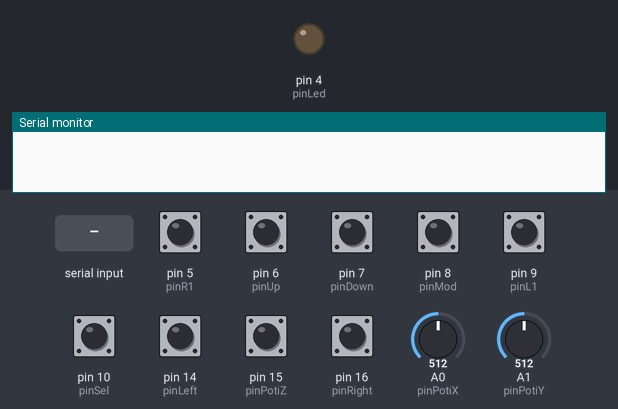
Bench run of a sketch on a simulated Arduino Leonardo, built with avr-gcc and run on an emulated ATmega32U4. Parts: output pins drawn as LEDs (lit = HIGH), the last lines printed to the serial monitor. Dashed ring = blinking. The test bench sets the inputs (shaded band); at power-on: pin 5 (pinR1), pin 6 (pinUp), pin 7 (pinDown), pin 8 (pinMod), pin 9 (pinL1), pin 10 (pinSel), pin 14 (pinLeft), pin 15 (pinPotiZ), pin 16 (pinRight) HIGH, A0 (pinPotiX) = 512, A1 (pinPotiY) = 512. USB keyboard and mouse output is not drawn.

Above: at 2.7 s.
2.8 s: "com_mode=serial\n" received over Serial
At 3.9 s:
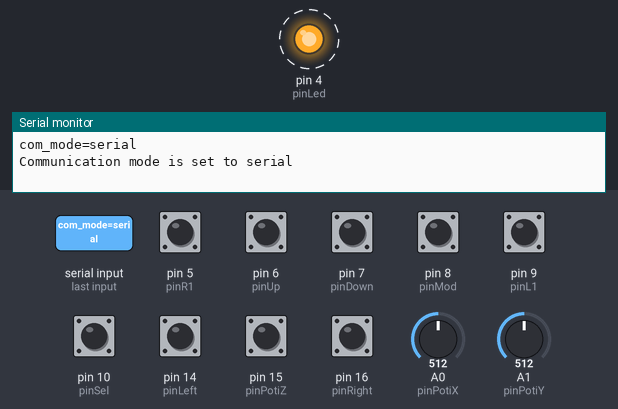
5.3 s: "com_mode=controller\n" received over Serial
At 6.4 s:
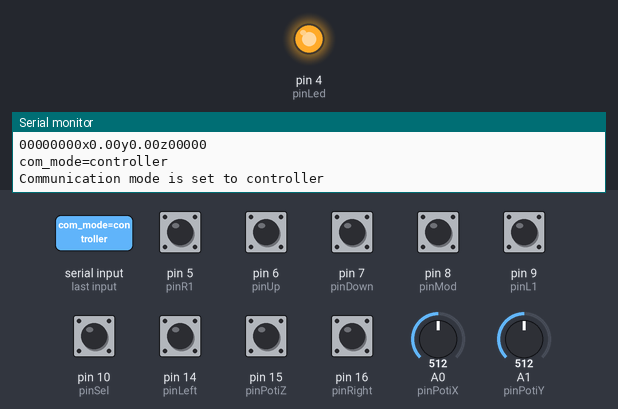
Timing chart, 0 to 8.3 s (numbered marks = the images above; inputs shaded):
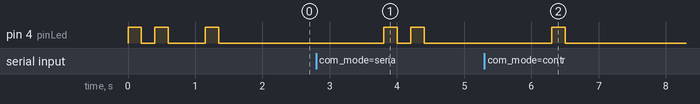

The sketch:

Arduino_Controller.ino
```cpp
#include <Joystick.h>

// PINS
const int pinUp = 6;
const int pinDown = 7;
const int pinLeft = 14;
const int pinRight = 16;

const int pinL1 = 9;
const int pinR1 = 5;

const int pinSel = 10;
const int pinMod = 8;

const int pinPotiX = A0;
const int pinPotiY = A1;
const int pinPotiZ = 15;

const int pinLed = 4;


// OUTPUT STATES
int up = 0;				// values for buttons on the right side
int down = 0;
int left = 0;
int right = 0;

int l1 = 0;				// shoulder buttons
int r1 = 0;

int sel = 0;			// select and mode
int mod = 0;

float potiX = 0;		// analog values for joystick
float potiY = 0;
int potiZ = 0;

int potiUp = 0;			// digital values for joystick
int potiDown = 0;
int potiLeft = 0;
int potiRight = 0;


// PREVIOUS OUTPUT STATES
int prevUp = 0;
int prevDown = 0;
int prevLeft = 0;
int prevRight = 0;

int prevL1 = 0;
int prevR1 = 0;

int prevSel = 0;
int prevMod = 0;

float prevPotiX = 0;
float prevPotiY = 0;
int prevPotiZ = 0;

int prevPotiDigUp = 0;
int prevPotiDigDown = 0;
int prevPotiDigLeft = 0;
int prevPotiDigRight = 0;

float potiThreshold = 127/6;    // threshold for change on potis
float dpadThreshold = 127/2;	// threshold for dpad mode on joystick


// OPERATING MODES
enum {controller, serial};
int com_mode = controller;
/* sets the sending mode. in controller mode, the arduino will act as an actual controller,
   in serial mode the arduino will send the values over the serial port.
   change with sending on serial port: "com_mode=controller" or "com_mode=serial"
*/
enum {analog, digital};
int joystick_mode = analog;
/* this sets how the joystick will be treated. analog means the values will be sent as actual analog values,
   digital means, that the joystick will be used as a dpad / hat.
   NOTE: this only applies to controller mode. in serial mode, both is being send (analog between the letters, digital at the end of line)
   change with sending on serial port: "joystick_mode=analog" or "joystick_mode=digital"
*/
enum {continuous, onEvent};
int sending_mode = continuous;
/* this set on how the data should be send. continouos results in a continuous stream of data, onEvent only sends when something has changed.
   NOTE: this only applies to the serial port. In controller mode, the data will be send continuously in either case.
   change with sending on serial port "sending_mode=continuous" or "sending_mode=onEvent"
*/
bool autoSendState = true;

// Functions
void blinkLed(int n){
	/* lets the led blinks the desired amount of time (yes, with the all-forbidden delay())
		1x: controller mode, 2x: serial + continuous; 3x: serial + on event
	*/
	byte d = 200;
	for(int i = 0; i < n; i++){
		digitalWrite(pinLed, HIGH);
		delay(d);
		digitalWrite(pinLed, LOW);
		delay(d);
	}
}

void setup() {
  //communication
  Serial.begin(9600);
  Joystick.begin(autoSendState);
  // pinmodes
  pinMode(pinLed, OUTPUT);
  pinMode(pinL1, INPUT_PULLUP);
  pinMode(pinR1, INPUT_PULLUP);

  blinkLed(2);
  delay(350);
  blinkLed(1);
}

void loop() {
	// watch the serial port
  	if(Serial.available() > 0){
		String in = Serial.readString();
		in.trim();
		in.replace(" ", "");

		//com_mode
		if(in == "com_mode=controller"){
			com_mode = controller;
			Serial.println("com_mode=controller");
			Serial.println("Communication mode is set to controller");
			blinkLed(1);
		}
		else if(in == "com_mode=serial"){
			com_mode = serial;
			Serial.println("com_mode=serial");
			Serial.print("Communication mode is set to serial ");
			if(sending_mode==continuous) 	{blinkLed(2); Serial.println("with continuous data stream");}
			if(sending_mode==onEvent) 		{blinkLed(3); Serial.println("with data on event");}
		}

		// joystick mode
		else if (in == "joystick_mode=analog"){
			joystick_mode = analog;
			Serial.println("joystick_mode=analog");
			Serial.println("sending analog values");
		}
		else if(in == "joystick_mode=digital"){
			joystick_mode = digital;
			Serial.println("joystick_mode=digital");
			Serial.println("sending digital values");
		}

		// sending_mode
		else if(in == "sending_mode=continuous") {
			sending_mode = continuous;
			Serial.println("sending_mode=continuous");
			Serial.println("sending continuous data stream");
			blinkLed(2);
		}
		else if (in == "sending_mode=onEvent"){
			sending_mode = onEvent;
			Serial.println("sending_mode=onEvent");
			Serial.println("sending only on event");
			blinkLed(3);
		}

		// error message
		else{
			Serial.println("ERROR: '" + in + "' doesn't match with any commands");
		}

  	}

	// read in data
	// buttons on the right
	up = !digitalRead(pinUp);
	down = !digitalRead(pinDown);
	left = !digitalRead(pinLeft);
	right = !digitalRead(pinRight);

	mod = !digitalRead(pinMod);
	sel = !digitalRead(pinSel);

	// shoulder buttons
	l1 = !digitalRead(pinL1);
	r1 = !digitalRead(pinR1);

	// joystick
	potiX = analogRead(pinPotiX);
	potiY = analogRead(pinPotiY);
	potiX = map(potiX, 0, 1023, -127, 127);
	potiY = map(potiY, 0, 1023, 127, -127);
	potiZ = !digitalRead(pinPotiZ);

	potiUp 	= potiY < -dpadThreshold;
	potiLeft = potiX < -dpadThreshold;
	potiRight = potiX > dpadThreshold;
	potiDown = potiY > dpadThreshold;

	// controller mode
	if(com_mode == controller){
		Joystick.setButton(0, down);
		Joystick.setButton(1, right);
		Joystick.setButton(2, left);
		Joystick.setButton(3, up);

		Joystick.setButton(4, l1);
		Joystick.setButton(5, r1);

		Joystick.setButton(8, sel);
		Joystick.setButton(9, mod);

		if(joystick_mode == analog){
			Joystick.setXAxis(potiX);
			Joystick.setYAxis(potiY);
			Joystick.setButton(10, potiZ);
		}else{
			Joystick.setButton(11, potiDown);
			Joystick.setButton(12, potiRight);
			Joystick.setButton(13, potiLeft);
			Joystick.setButton(14, potiUp);
		}
	}
	// serial mode
	else if (com_mode == serial){
		// continouos stream
		if(sending_mode == continuous){
			Serial.print(up);
			Serial.print(down);
			Serial.print(left);
			Serial.print(right);
			Serial.print(mod);
			Serial.print(sel);
			Serial.print(l1);
			Serial.print(r1);
			Serial.print('x');
			Serial.print(potiX);
			Serial.print('y');
			Serial.print(potiY);
			Serial.print('z');
			Serial.print(potiZ);
			Serial.print(potiUp);
			Serial.print(potiDown);
			Serial.print(potiLeft);
			Serial.print(potiRight);
			Serial.print('\n');
		}
		else if (sending_mode == onEvent){			// TODO: change on event algorithm from for-loop to a lot of ifs
			int curState[] = {up, down, left, right, sel, mod, l1, r1, potiX, potiY, potiZ, potiUp, potiDown, potiLeft, potiRight};
			int prevState[] = {prevUp, prevDown, prevLeft, prevRight, prevSel, prevMod, prevL1, prevR1, prevPotiX, prevPotiY, prevPotiZ, prevPotiDigUp, prevPotiDigDown, prevPotiDigLeft, prevPotiDigRight};

			for(int i = 0; i < 11; i++){
				if(curState[i] != prevState[i]){			// compare states with previous states

					if (i == 8 || i == 9){		// if comparing the analog poti results

						if(!(curState[i] + potiThreshold > prevState[i]			// if poti value is NOT bigger or smaller than previous value by a certain amount
							|| curState[i] - potiThreshold < prevState[i])){
							continue;												// than break and don't send changes
							}
					}

					switch (i){
					case 0:
						Serial.print("up");
						break;
					case 1:
						Serial.print("down");
						break;
					case 2:
						Serial.print("left");
						break;
					case 3:
						Serial.print("right");
						break;
					case 4:
						Serial.print("sel");
						break;
					case 5:
						Serial.print("mod");
						break;
					case 6:
						Serial.print("l1");
						break;
					case 7:
						Serial.print("r1");
						break;
					case 8:
						Serial.print("potiX");
						break;
					case 9:
						Serial.print("potiY");
						break;
					case 10:
						Serial.print("potiZ");
						break;
					case 11:
						Serial.print("potiUp");
						break;
					case 12:
						Serial.print("potiDown");
						break;
					case 13:
						Serial.print("potiLeft");
						break;
					case 14:
						Serial.print("potiRight");
						break;
					default:
						Serial.print("ERR overflow");
						break;
					}

					Serial.println(curState[i]);
				}
			}
		}

	}

	// save previous states
	prevUp = up;
	prevDown = down;
	prevLeft = left;
	prevRight = right;

	prevL1 = l1;
	prevR1 = r1;

	prevSel = sel;
	prevMod = mod;

	prevPotiX = potiX;
	prevPotiY = potiY;
	prevPotiZ = potiZ;

	prevPotiDigUp = potiUp;
	prevPotiDigLeft = potiLeft;
	prevPotiDigRight = potiRight;
	prevPotiDigDown = potiDown;

  	delay(5);
}
```

Measured:
- after the input at 2.8 s, pin 4 (pinLed): alternates HIGH for 0.20 s and LOW for 0.20 s, 4 changes in all, then stays LOW, starting after 1.0 s
- after the input at 5.3 s, pin 4 (pinLed): LOW → HIGH after 1.0 s, → LOW 0.20 s later
